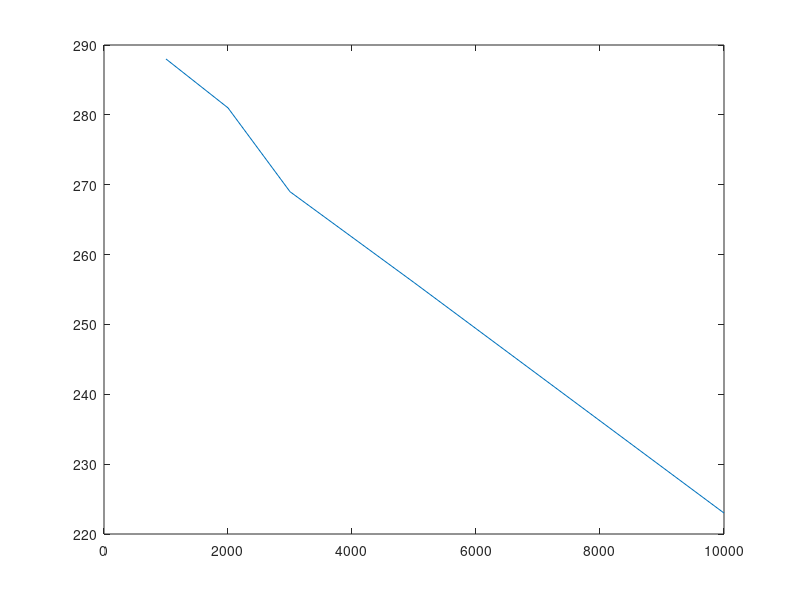

MATLAB code to generate this figure:
load presures.dat
altitudes = presures(:,1);
altitudes = altitudes';
temperatures = presures(:,2);
temperatures = temperatures';
plot(altitudes, temperatures);
